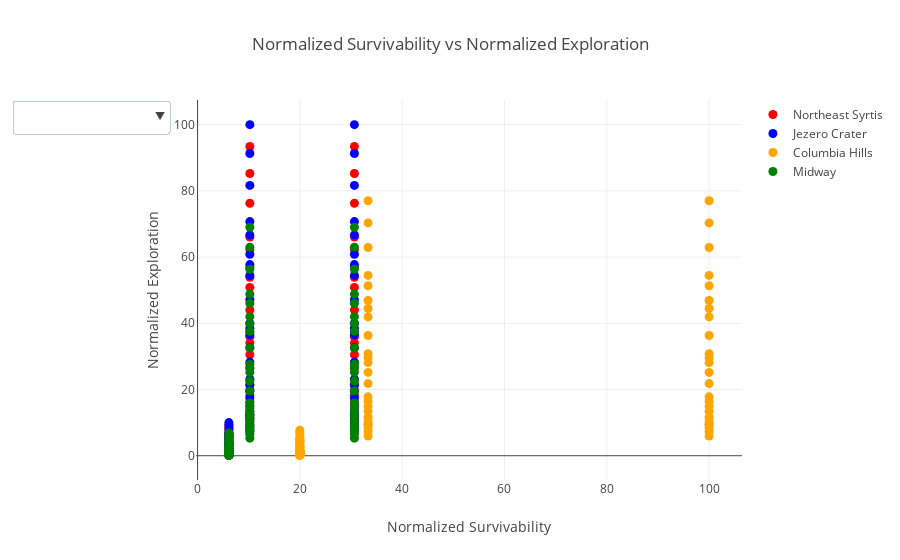

The notebook cell saved with this chart:
### Code cell
data = []
colors = ['red','blue','orange','green','black']
landing_locations = list(set(df_4['Landing Location'].values))
for i in range(len(landing_locs)):
    new_df = df_4[df_4['Landing Location'] == landing_locations[i]]
    text_list = []
    for index, row in new_df.iterrows():
        num_crew = row['Number of Crew']
        basic_cost = row['Basic Cost [$B]']
        edl = row['EDL']
        
        text = ('Number of Crew ' + str(num_crew) + '<br>' + 'Basic Cost ' + str(basic_cost) +'<br>'
                + 'EDL ' + edl+'<br>' +'Index ' +str(index))
        text_list.append(text)

    new_df['Text'] = text_list
    
    new_data = go.Scatter(x=list(new_df['Normalized Survivability Metric [%]'].values),
                          y=list(new_df['Normalized Exploration Score [%]']),
                          mode = 'markers',
                          marker=dict(
                              size = 9,
                              color=colors[i],
                              colorscale='Viridis',
                              showscale=False),
                          text = new_df['Text'],
                          name = str(landing_locations[i])
                         )
    data.append(new_data)

# data
updatemenus = list([
    dict(active=-1,
         buttons=list([   
            dict(label = 'Columbia Hills',
                 method = 'update',
                 args = [{'visible': [False, False, True, False]},
                         {'title': 'Columbia Hills',
                          'annotations': []}]),
            dict(label = 'Midway',
                 method = 'update',
                 args = [{'visible': [False, False, False, True]},
                         {'title': 'Eberswalde Crater',
                          'annotations': []}]),
            dict(label = 'Jezero Crater',
                 method = 'update',
                 args = [{'visible': [False, True, False, False]},
                         {'title': 'Jezero Crater',
                          'annotations': []}]),
#             dict(label = 'Nili Fossae',
#                  method = 'update',
#                  args = [{'visible': [False, False, False, True, False]},
#                          {'title': 'Nili Fossae',
#                           'annotations': []}]),
             dict(label = 'Northeast Syrtis',
                  method = 'update',
                  args = [{'visible': [True, False, False, False]},
                          {'title': 'Northeast Syrtis',
                           'annotations': []}]),
             dict(label = 'All Landing Locations',
                  method = 'update',
                  args = [{'visible': [True, True, True, True]},
                          {'title': 'All Landing Locations',
                           'annotations': []}])
        ]),
    )
])

layout = dict(title='Normalized Survivability vs Normalized Exploration', showlegend=True,
              updatemenus=updatemenus,xaxis = {'title': 'Normalized Survivability'},
             yaxis = {'title': 'Normalized Exploration'})
fig = dict(data=data, layout=layout)
iplot(fig)
